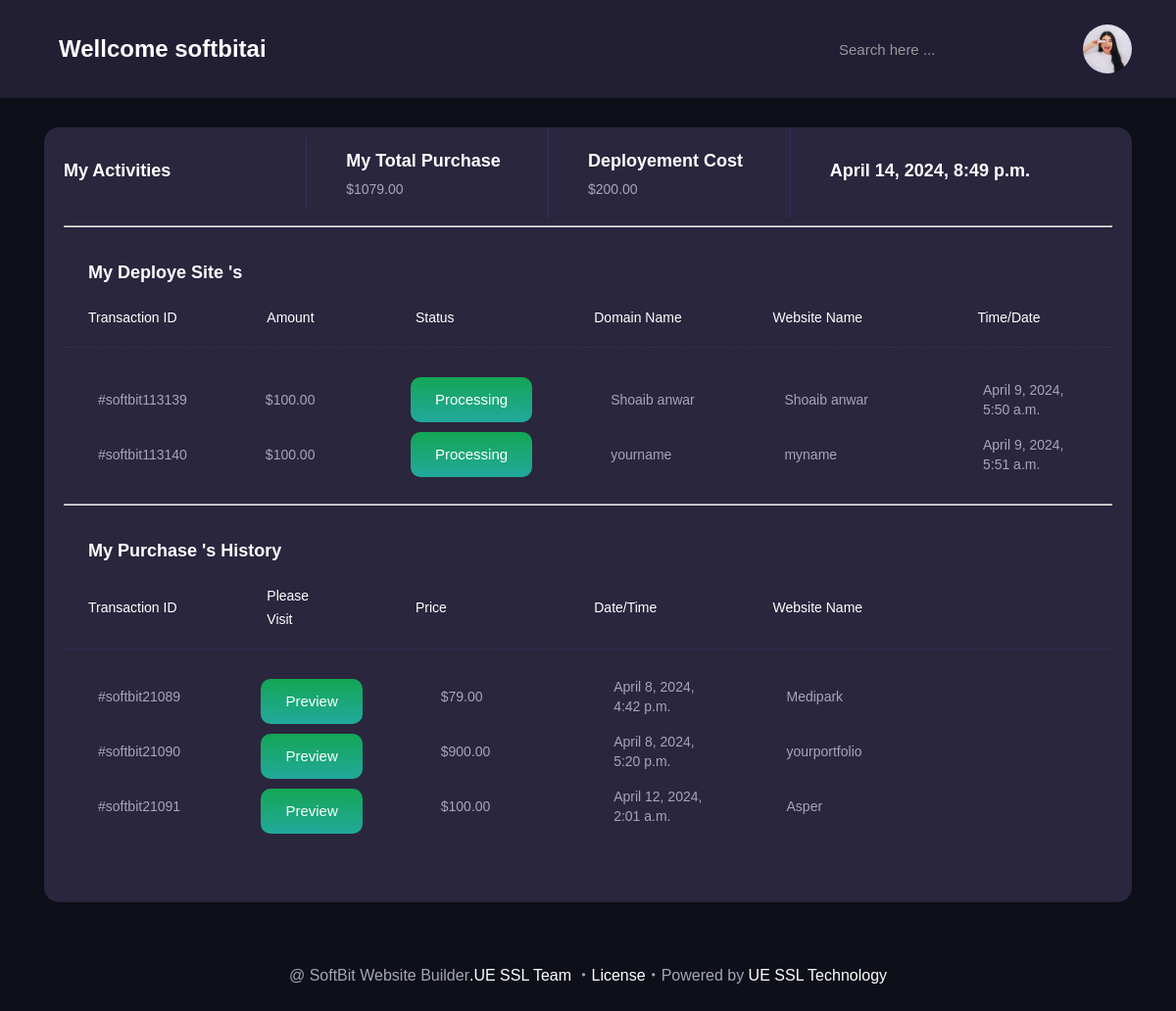
/history/ (signed in), run on the app's committed database.
### DynamicGenerator/models.py (models this page shows, shortened)
class Profile(models.Model):
    user=models.OneToOneField(User, on_delete=models.CASCADE)
    code=models.CharField(max_length=5,blank=True)
    recommended_by=models.ForeignKey(User,on_delete=models.CASCADE,blank=True,null=True,related_name="ref_by")
    profession=models.CharField(max_length=200,null=True)
    bio=models.TextField(null=True)
    profilepic=models.ImageField(upload_to='profilepic/', null=True,default='profilepic/118075335_744109276133549_1110864460278063364_n_c253ba2d-0077-40bc-82e3-372b_oJqMKqo.webp')
    created=models.DateTimeField(auto_now=True)
    balance=models.IntegerField(default=0)
    withdrawl_amount=models.IntegerField(default=0)
    commession=models.IntegerField(default=0)
    phone=models.CharField(max_length=200,null=True)
    address=models.CharField(max_length=200,null=True)
    city=models.CharField(max_length=200,null=True)
    state=models.CharField(max_length=200,null=True)
    country=models.CharField(max_length=200,null=True)
    facebook = models.URLField(blank=True, null=True)
    skype= models.URLField(blank=True, null=True)
    twitter = models.URLField(blank=True, null=True)
    linkedin = models.URLField(blank=True, null=True)

class Deploye(models.Model):
    profile = models.ForeignKey(Profile,blank=True, null=True, on_delete=models.CASCADE)
    user=models.ForeignKey(User,related_name='Deploye',blank=True, null=True, on_delete=models.CASCADE)
    name= models.CharField(max_length=255,null=True,)
    paid_amount = models.DecimalField(max_digits=10, decimal_places=2)
    created_at = models.DateTimeField(default=timezone.now)
    domainname=models.CharField(max_length=255,null=True)
    sitefile=models.FileField(upload_to='fordeployesites')
    paid = models.BooleanField(default=False)
    Processing = 'Processing'
    Live = 'Live'
    STATUS_CHOICES = (
        (Processing, 'Processing'),
        (Live, 'Live')
    )
    status = models.CharField(max_length=20, choices=STATUS_CHOICES, default=Processing)
    class Meta:
        verbose_name_plural='Deploye Request'

class SitePurchase(models.Model):
    profile = models.ForeignKey(Profile,blank=True, null=True, on_delete=models.CASCADE)
    user=models.ForeignKey(User,related_name='SitePurchase',blank=True, null=True, on_delete=models.CASCADE)
    category=models.ForeignKey(Category,related_name='SitePurchase',blank=True, null=True, on_delete=models.CASCADE)
    name= models.CharField(max_length=255,null=True,)
    paid_amount = models.DecimalField(max_digits=10, decimal_places=2)
    created_at = models.DateTimeField(default=timezone.now)
    duration_days = models.IntegerField(default=30)
    paid = models.BooleanField(default=False)
    class Meta:
        verbose_name_plural='Site Purchase'

### DynamicGenerator/views.py (the view)
# urls.py: path('history/',history, name=' history'),
@login_required
def history(request):
    data=Profile.objects.get(user=request.user)
    usercommession=data.commession==0
    usersite=Deploye.objects.filter(user=request.user)
    user_withdrawal_requests = Withdrawl_Request.objects.filter(user=request.user)
    user_purchase=SitePurchase.objects.filter(user=request.user)
    purchase_plans = SitePurchase.objects.filter(user=request.user)
    total_purchase_amount = sum(plan.paid_amount for plan in purchase_plans)
    deploye_plan=Deploye.objects.filter(user=request.user)
    total_deploye = sum(plan.paid_amount for plan in deploye_plan)
    return render(request,'history.html',{'user_withdrawal_requests':user_withdrawal_requests,'user_purchase':user_purchase,'usersite':usersite,'total_purchase_amount':total_purchase_amount,'total_deploye':total_deploye,'usercommession':usercommession})

### templates/history.html (shortened to what this page needs)
{% extends 'dashboard.html'%}
{% block content %}
<div class="sections-wrapper">
    <div class="wallets-wrapper">
        <div class="container">
            <div class="exchange-sngel-wrapper">
                <div class="w-layout-grid exchange-card-grid">
                    <div id="w-node-fe23cacf-9998-c7ba-fea9-bcae08058672-fcbd0fcf"
                        class="exchange-card-singel-wrapper">
                        <div class="exchange-card-image-text-wrapper">
                            <div class="exchange-card-text-wrapper">
                                <h2 class="exchange-card-name">My Activities
                                </h2>
                            </div>
                        </div>
                    </div>
                    <div id="w-node-b02e7eee-e072-cd1d-ea60-d011ef317832-fcbd0fcf"
                        class="exchange-card-singel-wrapper">
                        <div class="exchange-card-text-wrapper">
                            <h2 class="exchange-card-name">My Total Purchase </h2>
                            <div class="exchange-card-info">${{total_purchase_amount}}</div>
                        </div>
                    </div>
                    <div id="w-node-_0c5de506-5b8d-f5e2-22e6-6721e0c44cc2-fcbd0fcf"
                        class="exchange-card-singel-wrapper">
                        <div class="exchange-card-text-wrapper">
                            <h2 class="exchange-card-name">Deployement Cost</h2>
                            <div class="exchange-card-info">${{total_deploye}}</div>
                        </div>
                    </div>
                    <div id="w-node-_86edd98d-317a-6529-1e1f-cf4df71ffd81-fcbd0fcf"
                        class="exchange-card-singel-wrapper">
                        <div class="card-height-wrapper">
                            <div class="exchange-card-text-wrapper">
                                <h2 class="exchange-card-name">{{request.user.last_login}}</h2>
                            </div>
        </div>
        </div>
                </div>
                <hr>
        <div class="cryptocurrency-prices-table-wrapper">
            <div class="cryptocurrency-prices-table-top-content">
              <div class="dashboard-chart-title-wrap mb0">
                <h2 class="dashboard-chart-title">My Deploye Site &#x27;s</h2>
              </div>
            </div>
            <div class="cryptocurrency-table-headings">
              <div class="w-layout-grid cryptocurrency-table-grid two">
                <div id="w-node-_6d10333f-639d-2dae-6921-2d2ef36b2b7a-c121d338" class="cryptocurrency-table-heading-wrap">
                  <h3 class="cryptocurrency-table-heading">Transaction ID</h3>
                </div>
                <div id="w-node-_6d10333f-639d-2dae-6921-2d2ef36b2b7d-c121d338" class="cryptocurrency-table-heading-wrap">
                  <h3 class="cryptocurrency-table-heading">Amount</h3>
                </div>
                <div id="w-node-_6d10333f-639d-2dae-6921-2d2ef36b2b80-c121d338" class="cryptocurrency-table-heading-wrap">
                  <h3 class="cryptocurrency-table-heading">Status</h3>
                </div>
                <div id="w-node-_6d10333f-639d-2dae-6921-2d2ef36b2b83-c121d338" class="cryptocurrency-table-heading-wrap">
                  <h3 class="cryptocurrency-table-heading">Domain Name</h3>
                </div>
                <div id="w-node-_6d10333f-639d-2dae-6921-2d2ef36b2b86-c121d338" class="cryptocurrency-table-heading-wrap">
                  <h3 class="cryptocurrency-table-heading">Website Name</h3>
                </div>
                <div id="w-node-_6d10333f-639d-2dae-6921-2d2ef36b2b89-c121d338" class="cryptocurrency-table-heading-wrap">
                  <h3 class="cryptocurrency-table-heading">Time/Date</h3>
                </div>
              </div>
            </div>
            <div class="cryptocurrency-table">
              {% for data in usersite %}
              <div class="w-layout-grid cryptocurrency-table-grid two" style="margin-top: 10px;">
                <div id="w-node-_6d10333f-639d-2dae-6921-2d2ef36b2b8e-c121d338" class="cryptocurrency-table-singel">
                  <div class="cryptocurrency-table-token">
                    <div class="cryptocurrency-table-token-text-block">#softbit1131{{data.id}}</div>
                  </div>
                </div>
                <div id="w-node-_6d10333f-639d-2dae-6921-2d2ef36b2b94-c121d338" class="cryptocurrency-table-singel">
                  <div class="cryptocurrency-table-text-wrap">
                    <div class="cryptocurrency-table-text-block">${{data.paid_amount}}</div>
                  </div>
                </div>
                <div id="w-node-_6d10333f-639d-2dae-6921-2d2ef36b2b9c-c121d338" class="cryptocurrency-table-singel">
                  <div class="exchange-card-detais">
                     <div class="exchange-card-info high"><a href="https://wwww.{{data.domainname}}.onrender.com"    class="settings-button w-button"> {{data.status}}</a></div>
                  </div>
                </div>
                <div id="w-node-_6d10333f-639d-2dae-6921-2d2ef36b2b98-c121d338" class="cryptocurrency-table-singel">
                  <div class="cryptocurrency-table-text-wrap">
                    <div class="cryptocurrency-table-text-block">{{data.domainname}}</div>
                  </div>
                </div>
                <div id="w-node-_6d10333f-639d-2dae-6921-2d2ef36b2ba1-c121d338" class="cryptocurrency-table-singel">
                  <div class="cryptocurrency-table-text-wrap">
                    <div class="cryptocurrency-table-text-block">{{data.name}}</div>
                  </div>
                </div>
                <div id="w-node-_6d10333f-639d-2dae-6921-2d2ef36b2ba5-c121d338" class="cryptocurrency-table-singel">
                  <div class="cryptocurrency-table-text-wrap">
                    <div class="cryptocurrency-table-text-block">{{data.created_at}}</div>
                  </div>
                </div>
              </div>
              {% endfor %}
            </div>
          <hr>
          <div class="cryptocurrency-prices-table-wrapper">
            <div class="cryptocurrency-prices-table-top-content">
              <div class="dashboard-chart-title-wrap mb0">
                <h2 class="dashboard-chart-title">My Purchase &#x27;s History</h2>
              </div>
            </div>
            <div class="cryptocurrency-table-headings">
              <div class="w-layout-grid cryptocurrency-table-grid two">
                <div id="w-node-_6d10333f-639d-2dae-6921-2d2ef36b2b7a-c121d338" class="cryptocurrency-table-heading-wrap">
                  <h3 class="cryptocurrency-table-heading">Transaction ID</h3>
                </div>
                <div id="w-node-_6d10333f-639d-2dae-6921-2d2ef36b2b7d-c121d338" class="cryptocurrency-table-heading-wrap">
                  <h3 class="cryptocurrency-table-heading">Please Visit </h3>
                </div>
                <div id="w-node-_6d10333f-639d-2dae-6921-2d2ef36b2b86-c121d338" class="cryptocurrency-table-heading-wrap">
                  <h3 class="cryptocurrency-table-heading">Price</h3>
                </div>
                <div id="w-node-_6d10333f-639d-2dae-6921-2d2ef36b2b86-c121d338" class="cryptocurrency-table-heading-wrap">
                  <h3 class="cryptocurrency-table-heading">Date/Time</h3>
                </div>
                <div id="w-node-_6d10333f-639d-2dae-6921-2d2ef36b2b86-c121d338" class="cryptocurrency-table-heading-wrap">
                    <h3 class="cryptocurrency-table-heading">Website Name</h3>
                  </div>
              </div>
            </div>
            <div class="cryptocurrency-table">
              {% for data in user_purchase %}
              <div class="w-layout-grid cryptocurrency-table-grid two">
                <div id="w-node-_6d10333f-639d-2dae-6921-2d2ef36b2b8e-c121d338" class="cryptocurrency-table-singel">
                  <div class="cryptocurrency-table-token">
                    <div class="cryptocurrency-table-token-text-block">#softbit210{{data.id}}</div>
                  </div>
                </div>
                <div id="w-node-_6d10333f-639d-2dae-6921-2d2ef36b2b94-c121d338" class="cryptocurrency-table-singel">
                  <div class="cryptocurrency-table-text-wrap">
                    <div class="cryptocurrency-table-text-block"><a href="/{{data.name}}/"    class="settings-button w-button" style="margin-top: 10px;">Preview</a></div>
                  </div>
                </div>
                <div id="w-node-_6d10333f-639d-2dae-6921-2d2ef36b2b98-c121d338" class="cryptocurrency-table-singel">
                  <div class="cryptocurrency-table-text-wrap">
                    <div class="cryptocurrency-table-text-block">${{data.paid_amount}}</div>
                  </div>
                </div>
                <div id="w-node-_6d10333f-639d-2dae-6921-2d2ef36b2ba5-c121d338" class="cryptocurrency-table-singel">
                  <div class="cryptocurrency-table-text-wrap">
                    <div class="cryptocurrency-table-text-block">{{data.created_at}}</div>
                  </div>
                </div>
                <div id="w-node-_6d10333f-639d-2dae-6921-2d2ef36b2b98-c121d338" class="cryptocurrency-table-singel">
                  <div class="cryptocurrency-table-text-wrap">
                    <div class="cryptocurrency-table-text-block">{{data.name}}</div>
                  </div>
                </div>
              </div>
              {% endfor %}
            </div>
        </div>
      </div>
    </div>
  {% endblock %}

### templates/dashboard.html (shortened to what this page needs)
{% load static %}
<!DOCTYPE html>
<html data-wf-domain="crypzai.webflow.io" data-wf-page="6332f5be1216d974c121d338" data-wf-site="632e9fa0dfa1117a99e55716">
  <head>
    <link href="{% static '/css/dashboard.css' %}" rel="stylesheet" type="text/css" />
  </head>
  <body>
    <div class="page-wrapper">
      <div class="topbar-wrapper">
        <div class="header-content">
          <div class="header-toggle-wrapper">
            <div class="header-title-wrapper">
              <h1 class="header-title">Wellcome {{request.user.username}}</h1>
            </div>
          </div>
          <div class="header-right-content">
            <div class="header-search-wrapper">
              <form class="header-search w-form">
                <input type="search" class="header-search-input w-input" maxlength="256"  placeholder="Search here ..." id="search" required=""
                hx-post="{% url 'search' %}"
    hx-target='#results'
    hx-trigger="keyup changed delay:500ms"
    name="search"
                />
              </form>
            </div>
            <div class="header-profile-wrapper">
              <div data-hover="false" data-delay="0" data-w-id="28e1feed-ba8a-8ccc-d88e-32db77acf15e" class="header-profile-drp w-dropdown">
                <div class="header-profile-dropdown-toggle w-dropdown-toggle">
                  <img src="{{user.profile.profilepic.url}}" loading="lazy" alt="" class="nav-profile-arrow" style="width: 50px; height: 50px; border-radius: 110px;" />
                </div>
              </div>
            </div>
          </div>
        </div>
      </div>
     {% block content %}{% endblock  %}
     <div class="footer">
      <div class="container">
        <div class="footer-details-wrapper">
          <div class="footer-text-block">
            @ SoftBit Website Builder<a href="#" target="_blank" class="footer-text-link">.UE SSL Team  </a>・<a href="#" class="footer-text-link">License</a>・Powered by <a href="#" target="_blank" class="footer-text-link">UE SSL Technology </a>
          </div>
        </div>
      </div>
    </div>
    </div>
  </body>
</html>

### data on the page
Deploye: id "39", paid_amount "100.00", status "Processing", domainname "Shoaib anwar", name "Shoaib anwar", created_at "April 9, 2024, 5:50 a.m."
Deploye: id "40", paid_amount "100.00", status "Processing", domainname "yourname", name "myname", created_at "April 9, 2024, 5:51 a.m."
SitePurchase: id "89", paid_amount "79.00", created_at "April 8, 2024, 4:42 p.m.", name "Medipark"
SitePurchase: id "90", paid_amount "900.00", created_at "April 8, 2024, 5:20 p.m.", name "yourportfolio"
SitePurchase: id "91", paid_amount "100.00", created_at "April 12, 2024, 2:01 a.m.", name "Asper"

### other printed values
{{ request.user.username }} "softbitai"
{{ total_purchase_amount }} "1079.00"
{{ total_deploye }} "200.00"
{{ request.user.last_login }} "April 14, 2024, 8:49 p.m."
